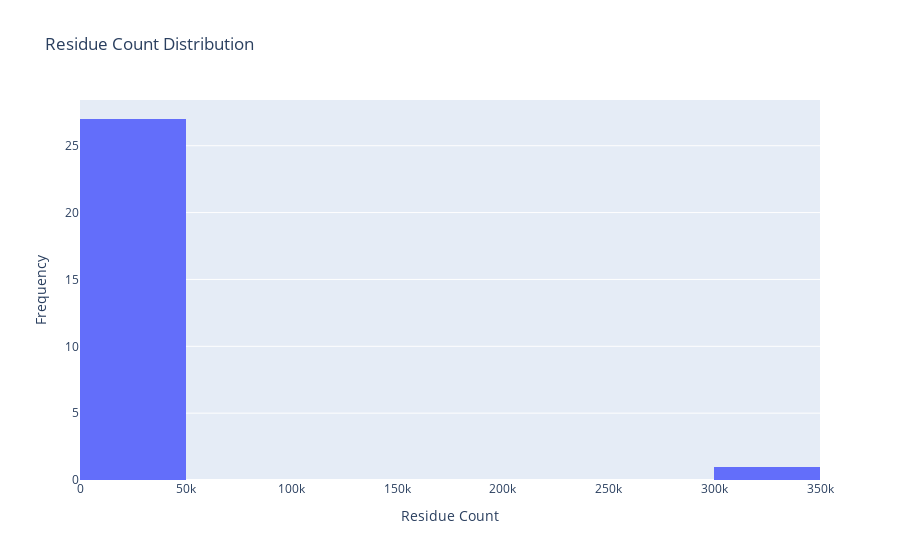
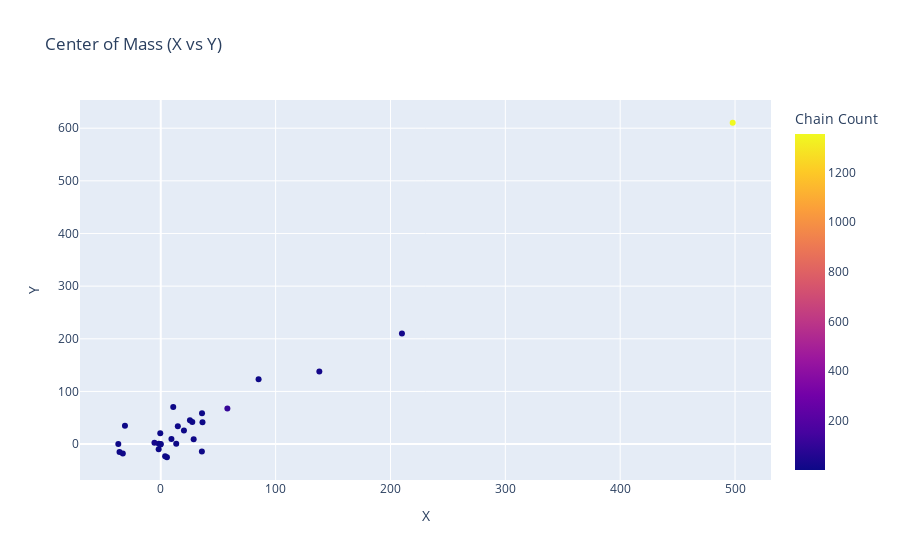
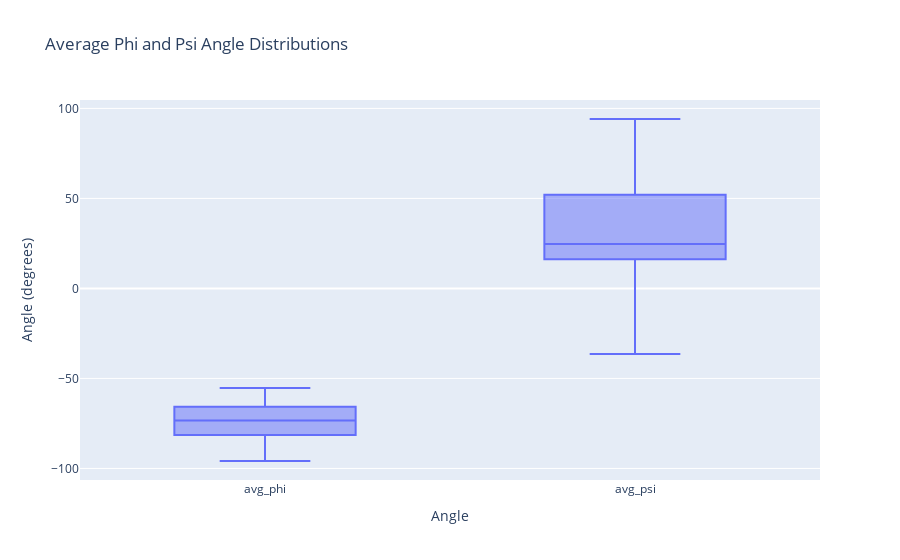

Write notebook code for charts like these, in order.
### Markdown cell above
### Center of Mass Scatter (X vs Y)

This scatter plot displays the X and Y coordinates of each protein’s center of mass.  
- Each point represents one PDB structure.  
- Color encodes the number of chains in that structure (warmer colors = more chains).  

By examining this plot, we can see how protein mass is distributed spatially (in the XY plane) and whether multi-chain complexes tend to occupy different spatial regions than single-chain proteins.

### Center of Mass Scatter (X vs Y)

This scatter plot displays the X and Y coordinates of each protein’s center of mass.  
- Each point represents one PDB structure.  
- Color encodes the number of chains in that structure (warmer colors = more chains).  

By examining this plot, we can see how protein mass is distributed spatially (in the XY plane) and whether multi-chain complexes tend to occupy different spatial regions than single-chain proteins.


### Average Phi and Psi Angle Distributions

Here we compare the backbone dihedral angles across all proteins:  
- **avg_phi** box shows the distribution of mean φ angles.  
- **avg_psi** box shows the distribution of mean ψ angles.  

Box plots summarize the median, interquartile range, and outliers for each angle.  
This analysis provides insight into the typical backbone conformations in our dataset.

### Code cell
fig1 = px.histogram(df, x='residue_count', title='Residue Count Distribution')
fig1.update_xaxes(title='Residue Count')
fig1.update_yaxes(title='Frequency')
fig1.show()

fig2 = px.scatter(df, x='center_x', y='center_y', color='chain_count',
                 title='Center of Mass (X vs Y)', labels={'center_x':'X', 'center_y':'Y', 'chain_count':'Chain Count'})
fig2.show()

fig3 = px.box(df, y=['avg_phi', 'avg_psi'], title='Average Phi and Psi Angle Distributions',
             labels={'value':'Angle (degrees)', 'variable':'Angle'})
fig3.show()

### Figure 1 — Plotly figure (JSON) as saved in the notebook; plotly's stock layout.template omitted (floating-point values rounded to 4 significant figures)
{"data": [{"bingroup": "x", "hovertemplate": "residue_count=%{x}<br>count=%{y}<extra></extra>", "legendgroup": "", "marker": {"color": "#636efa", "pattern": {"shape": ""}}, "name": "", "orientation": "v", "showlegend": false, "type": "histogram", "x": [428, 281, 129, 152, 710, 850, 2664, 7350, 137, 2364, 46, 588, 36, 89, 940, 1239, 332, 301, 442, 1318, 920, 5118, 976, 20439, 313236, 2315, 2916, 672], "xaxis": "x", "yaxis": "y"}], "layout": {"barmode": "relative", "legend": {"tracegroupgap": 0}, "title": {"text": "Residue Count Distribution"}, "xaxis": {"anchor": "y", "domain": [0, 1], "title": {"text": "Residue Count"}}, "yaxis": {"anchor": "x", "domain": [0, 1], "title": {"text": "Frequency"}}}}

### Figure 2 — Plotly figure (JSON) as saved in the notebook; plotly's stock layout.template omitted (floating-point values rounded to 4 significant figures)
{"data": [{"hovertemplate": "X=%{x}<br>Y=%{y}<br>Chain Count=%{marker.color}<extra></extra>", "legendgroup": "", "marker": {"color": [2, 2, 1, 4, 1, 4, 8, 14, 1, 2, 1, 6, 1, 1, 1, 3, 1, 1, 2, 5, 2, 27, 3, 104, 1356, 20, 18, 3], "coloraxis": "coloraxis", "symbol": "circle"}, "mode": "markers", "name": "", "orientation": "v", "showlegend": false, "type": "scatter", "x": [20.18, 10.87, -0.4117, 27.46, 36.33, 35.79, -33.03, 1.869e-05, 13.47, 35.92, 9.3, 14.87, -1.811, -1.67, -0.2024, -36.96, 5.374, 3.816, -31.16, 28.65, 25.43, -5.499, -35.89, 58.02, 498.0, 138.1, 210.0, 85.18], "xaxis": "x", "y": [25.61, 70.39, 20.63, 41.77, 41.43, -13.98, -17.65, -1.851e-05, 0.5012, 58.46, 9.775, 34.0, -9.733, 0.5769, -0.9455, 0.1421, -25.0, -23.24, 35.04, 9.051, 45.29, 2.348, -15.16, 67.78, 610.3, 138.1, 210.0, 122.9], "yaxis": "y"}], "layout": {"coloraxis": {"colorbar": {"title": {"text": "Chain Count"}}, "colorscale": [[0, "#0d0887"], [0.1111, "#46039f"], [0.2222, "#7201a8"], [0.3333, "#9c179e"], [0.4444, "#bd3786"], [0.5556, "#d8576b"], [0.6667, "#ed7953"], [0.7778, "#fb9f3a"], [0.8889, "#fdca26"], [1, "#f0f921"]]}, "legend": {"tracegroupgap": 0}, "title": {"text": "Center of Mass (X vs Y)"}, "xaxis": {"anchor": "y", "domain": [0, 1], "title": {"text": "X"}}, "yaxis": {"anchor": "x", "domain": [0, 1], "title": {"text": "Y"}}}}

### Figure 3 — Plotly figure (JSON) as saved in the notebook; plotly's stock layout.template omitted (floating-point values rounded to 4 significant figures)
{"data": [{"alignmentgroup": "True", "hovertemplate": "Angle=%{x}<br>Angle (degrees)=%{y}<extra></extra>", "legendgroup": "", "marker": {"color": "#636efa"}, "name": "", "notched": false, "offsetgroup": "", "orientation": "v", "showlegend": false, "type": "box", "x": ["avg_phi", "avg_phi", "avg_phi", "avg_phi", "avg_phi", "avg_phi", "avg_phi", "avg_phi", "avg_phi", "avg_phi", "avg_phi", "avg_phi", "avg_phi", "avg_phi", "avg_phi", "avg_phi", "avg_phi", "avg_phi", "avg_phi", "avg_phi", "avg_phi", "avg_phi", "avg_phi", "avg_phi", "avg_phi", "avg_phi", "avg_phi", "avg_phi", "avg_psi", "avg_psi", "avg_psi", "avg_psi", "avg_psi", "avg_psi", "avg_psi", "avg_psi", "avg_psi", "avg_psi", "avg_psi", "avg_psi", "avg_psi", "avg_psi", "avg_psi", "avg_psi", "avg_psi", "avg_psi", "avg_psi", "avg_psi", "avg_psi", "avg_psi", "avg_psi", "avg_psi", "avg_psi", "avg_psi", "avg_psi", "avg_psi"], "x0": " ", "xaxis": "x", "y": [-68.61, -78.08, -63.56, -70.43, -81.04, -72.5, -81.91, -68.17, -90.27, -56.28, -73.9, -73.47, -60.57, -94.6, -76.62, -92.89, -71.1, -95.87, -65.02, -73.3, -55.38, -73.37, -77.89, -64.4, -64.93, -84.89, -84.71, -66.42, 25.45, 67.28, 18.43, 37.97, 58.65, 17.81, 44.36, 14.68, 94.12, -13.49, 22.1, 43.0, 19.31, 50.26, 23.79, 81.54, 53.7, 92.28, -13.3, 22.52, -36.42, 12.34, 33.98, 20.66, 12.97, 39.26, 62.35, 1.145], "y0": " ", "yaxis": "y"}], "layout": {"boxmode": "group", "legend": {"tracegroupgap": 0}, "title": {"text": "Average Phi and Psi Angle Distributions"}, "xaxis": {"anchor": "y", "domain": [0, 1], "title": {"text": "Angle"}}, "yaxis": {"anchor": "x", "domain": [0, 1], "title": {"text": "Angle (degrees)"}}}}
